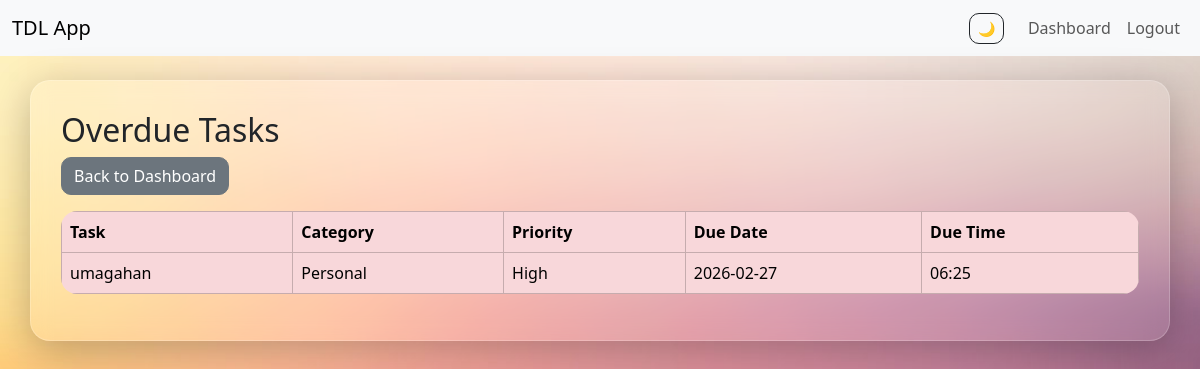
The page /overdue (signed in) on the database as committed earlier.
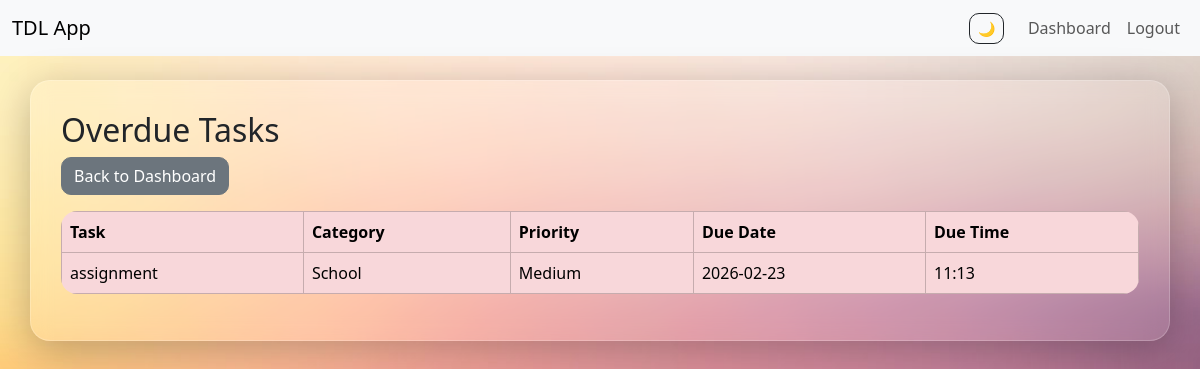
The same page on the database as committed later.
### tables this page shows
CREATE TABLE tasks(
        id INTEGER PRIMARY KEY AUTOINCREMENT,
        user_id INTEGER,
        name TEXT,
        category TEXT,
        priority TEXT,
        due_date TEXT,
        due_time TEXT,
        status TEXT DEFAULT 'Pending'
    );

### app.py (the view)
@app.route("/overdue")
@login_required
def overdue():
    conn = sqlite3.connect("database.db")
    conn.row_factory = sqlite3.Row
    tasks = conn.execute("""
        SELECT * FROM tasks
        WHERE user_id=? AND status='Pending'
    """, (current_user.id,)).fetchall()
    conn.close()
    overdue_tasks = []
    now = datetime.now()
    for task in tasks:
        task_datetime = datetime.strptime(
            task["due_date"] + " " + task["due_time"],
            "%Y-%m-%d %H:%M"
        )
        if task_datetime < now:
            overdue_tasks.append(task)
    return render_template("overdue.html", tasks=overdue_tasks)

### app.py (called while the page is built)
@login_manager.user_loader
def load_user(user_id):
    return User(user_id)

### templates/overdue.html (shortened to what this page needs)
{% extends "base.html" %}
{% block content %}
<h2>Overdue Tasks</h2>
<a href="{{ url_for('dashboard') }}" class="btn btn-secondary mb-3">Back to Dashboard</a>
<table class="table table-bordered table-danger">
<tr>
    <th>Task</th>
    <th>Category</th>
    <th>Priority</th>
    <th>Due Date</th>
    <th>Due Time</th>
</tr>
{% for task in tasks %}
<tr>
    <td>{{ task.name }}</td>
    <td>{{ task.category }}</td>
    <td>{{ task.priority }}</td>
    <td>{{ task.due_date }}</td>
    <td>{{ task.due_time }}</td>
</tr>
{% endfor %}
</table>
{% endblock %}

Rows that differ between the two databases and show on the page:
removed tasks: name "umagahan", category "Personal", priority "High", due_date "2026-02-27", due_time "06:25"
now on this page (row edited): tasks: name "assignment", category "School", priority "Medium", due_date "2026-02-23", due_time "11:13"
